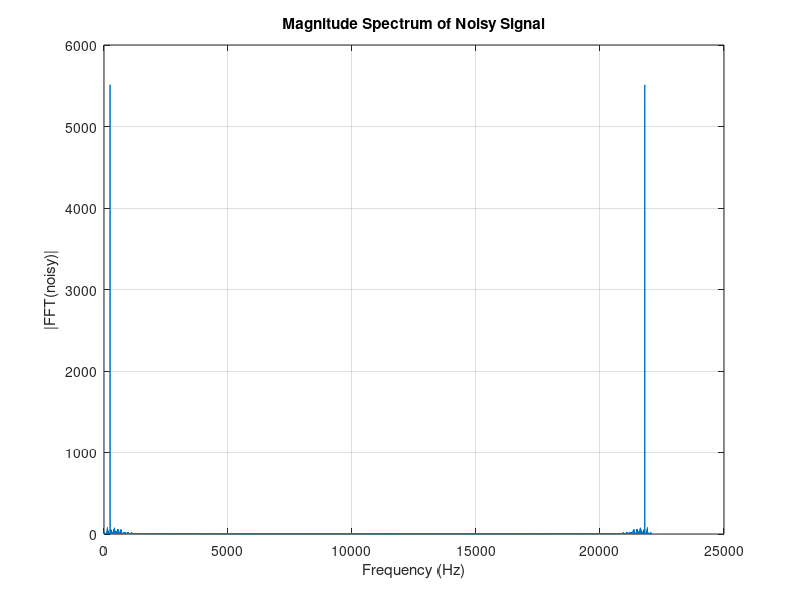

This figure's MATLAB source: (Note: this script raises an error after producing the figure.)

% =====================================================================
% Audio signal processing
%   - load a raw audio clip
%   - add noise and inspect its frequency content
%   - design and apply a band-stop filter to remove a noise tone
%   - apply a chorus effect
% =====================================================================
function audio = process_audio()


  if exist('Audio.mat', 'file') == 2 ... 
        && exist('signals.mat', 'file') == 2 

        load('Audio.mat', 'audioRaw') 
        load('signals.mat', 'n1') 


        % raw input audio 
        audio.input = audioRaw;

        % Corrupting clean signal adding  noise vector
        audio.noisy = audioRaw + n1;

        % Transforming noisy signal into the frequency domain
        audio.noisyFFT = fft(audio.noisy);

        % Plot of magnitude spectrum across the audible band up to 22050 Hz
        figure;
        f = linspace(0, 22050, length(audio.noisyFFT));
        plot(f, abs(audio.noisyFFT));
        grid on;
        title('Magnitude Spectrum of Noisy Signal');
        xlabel('Frequency (Hz)');
        ylabel('|FFT(noisy)|');

        % The two largest spectral peaks (revealing the noise tone)
        [~, maxIdx] = maxk(abs(audio.noisyFFT), 2);

        % The frequency and magnitude at those peak locations
        maxFreq = f(maxIdx);
        maxMag  = abs(audio.noisyFFT(maxIdx));

        % label the peaks on the plot
        hold on;
        plot(maxFreq, maxMag, '.');
        text(maxFreq, maxMag, ...
            arrayfun(@(x) sprintf(' %.2f Hz', x), maxFreq, 'UniformOutput', false));
        legend('Magnitude Spectrum', 'Top Peaks');
        hold off;


        % ----- Band-stop FIR filter to remove the noise tone -----

        Fs      = 22050;   % Sampling frequency (Hz)
        fNoise  = 245;     % Centre frequency of the noise to remove (Hz)
        bw      = 25;      % Width of the stop band around the noise (Hz)

        % normalised to the Nyquist frequency (Fs/2).
        audio.filterCoeffs = fir1(50001, [(fNoise - bw/2), (fNoise + bw/2)] / (Fs/2), 'stop');

        % Filter's frequency response  
        figure;
        freqz(audio.filterCoeffs, 1, 4096, Fs);
        title('Magnitude of FIR Filter against Frequency');
        xlim([0.2 0.3]);   % Zoom in around the stop band for clarity

        % The stop-band edges
        xline(0.231, '--', 'Color', 'red', 'LineWidth', 1.5);
        xline(0.259, '--', 'Color', 'red', 'LineWidth', 1.5);
        text(0.262, -10, 'Stopband 231 Hz to 259 Hz');

        % The -3 dB cut-off points
        yline(-3, '--', 'Color', 'green', 'LineWidth', 1.5);
        xline(0.2318, '--', 'Color', 'green', 'LineWidth', 1.5);
        xline(0.258, '--', 'Color', 'green', 'LineWidth', 1.5);
        text(0.2, -15, 'Frequency Cut off at 232 Hz');
        text(0.2, -5,  'Frequency Cut off at -3 dB');
        text(0.262, -25, 'Frequency Cut off at 258 Hz');

        % Applying the filter to the noisy audio
        audio.filtered = filter(audio.filterCoeffs, 1, audio.noisy);

        % Overlay the noisy and filtered signals for comparison
        figure;
        plot(audio.noisy, 'b', 'DisplayName', 'Noisy Signal');
        hold on;
        plot(audio.filtered, 'r', 'DisplayName', 'Filtered Signal');
        hold off;
        title('Noisy and Filtered Signals');
        xlabel('Sample');
        ylabel('Amplitude');
        legend('Location', 'best');
        grid on;

        % ----- Applying a chorus effect -----
        
        % A chorus mixes the original signal with delayed copies of itself,
        % where the delays vary slowly over time to thicken the sound.

        gain1     = 0.51;  % Mix level of the first delayed copy
        gain2     = 0.3;   % Mix level of the second delayed copy
        baseDelay1 = 628;  % Base delay of the first copy (samples)
        baseDelay2 = 849;  % Base delay of the second copy (samples)
        modFreq   = 2.2;   % Rate at which the delays are modulated (Hz)

        % Input signal and its length
        x = audio.input;
        N = length(x);

        % Output buffer, same size as the input
        y = zeros(size(x));

        % Process the signal one sample at a time
        for n = 1:N
            % Slowly varying delays produce the characteristic chorus sweep
            delay1 = round(baseDelay1 + 5  * sin(2 * pi * modFreq * n));
            delay2 = round(baseDelay2 + 10 * sin(2 * pi * modFreq * n + pi/2));

            % Sample indices of the delayed copies
            idx1 = n - delay1;
            idx2 = n - delay2;

            % Start with the current (dry) sample
            y(n) = x(n);

            % Add each delayed copy only if its index is valid (>0)
            if idx1 > 0
                y(n) = y(n) + gain1 * x(idx1);
            end
            if idx2 > 0
                y(n) = y(n) + gain2 * x(idx2);
            end
        end

        % Store the chorus-processed audio
        audio.chorus = y;

        % Compare original vs processed signal on stacked subplots
        figure;
        subplot(2, 1, 1);
        plot(x);
        title('Original Signal');
        xlabel('Sample Index');
        ylabel('Amplitude');

        subplot(2, 1, 2);
        plot(y);
        title('Chorus Processed Signal');
        xlabel('Sample Index');
        ylabel('Amplitude');

        % Overlay both signals on one axis
        figure;
        hold on;
        grid on;
        plot(y);
        plot(x);
        title('Chorus Effect');
        legend('Chorus Processed Signal', 'Original Signal');
        xlabel('Sample Index');
        ylabel('Amplitude');

    end

end


% =====================================================================
% Filter design
%   - Chebyshev Type II band-stop filter to reject interference tone
%   - Plot of filter's magnitude and phase responses
% =====================================================================

function filt = design_filter()

    % Pre-allocate outputs
    filt.order = [];
    filt.a = [];
    filt.b = [];

    % ----- Design the band-stop filter -----

    fo = 1850;  % Frequency of the interference to reject (Hz)
    fs = 7500;  % Sampling frequency (Hz)
    Rs = 35;    % Required stop-band attenuation (dB)
    Rp = 0.7;   % Allowed pass-band ripple (dB)
    bw = 100;   % Width of the stop band (Hz)

    % Derived frequency edges, normalised to the Nyquist frequency
    nyquist = fs / 2;                 % Highest representable frequency
    f1 = fo - bw/2;                   % Lower stop-band edge
    f2 = fo + bw/2;                   % Upper stop-band edge
    wp = [f1 - 5, f2 + 5] / nyquist;  % Pass-band edges (just outside stop band)
    ws = [f1, f2] / nyquist;          % Stop-band edges

    % Compute the minimum filter order that meets the specifications
    [N, Wn] = cheb2ord(wp, ws, Rp, Rs);
    filt.order = N;

    % Design the Chebyshev Type II band-stop filter coefficients
    [b, a] = cheby2((N+1)/2, Rs, Wn, 'stop');
    filt.a = a;
    filt.b = b;

    % ----- Plot the frequency response -----

    % Evaluate the response at 1024 points, scaled to real frequencies in Hz
    [H, f] = freqz(filt.b, filt.a, 1024, fs);

    figure;

    % Magnitude response (top)
    subplot(2, 1, 1);
    plot(f, 20*log10(abs(H)), 'b');   % Convert magnitude to dB
    title('Magnitude Response of Chebyshev Filter');
    xlabel('Frequency (Hz)');
    ylabel('Magnitude (dB)');
    grid on;
    xlim([1600, 2100]);
    ylim([-70, 5]);

    % Annotate the required stop-band attenuation level
    yline(-35, '--', 'Color', 'green');
    text(2000, -35, 'Frequency Attenuation at -35 dB');

    % Annotate the interference frequency
    xline(1850, '--', 'Color', 'black');
    text(1820, 2, 'fo = 1850 Hz');

    % Annotate the pass-band ripple limit
    yline(-0.7, '--', 'Color', 'green');
    text(500, -2, 'Maximum Pass Band at -0.7 dB');

    % Annotate the stop-band edges
    xline(1780, '--', 'Color', 'red');
    xline(1919, '--', 'Color', 'red');
    text(1900, -23, 'Stopbands at 1780 Hz and 1919 Hz');

    % Phase response (bottom)
    subplot(2, 1, 2);
    plot(f, angle(H) * (180 / pi), 'b');   % Convert phase from radians to degrees
    title('Phase Response of Chebyshev Filter');
    xlabel('Frequency (Hz)');
    ylabel('Phase (degrees)');
    grid on;
    xlim([0, fs/2]);

end


% =====================================================================
% Estimating an unknown signal
%   Fit a known model (a sum of decaying/oscillating components) to noisy
%   sensor data using least squares, then compare the two in time and
%   frequency.
% =====================================================================
function est = estimate_signal()

    % Pre-allocate outputs
    est.model      = [];   % model/observation matrix
    est.params     = [];   % fitted parameters
    est.prediction = [];   % model prediction
    est.mse        = [];   % mean squared error
    est.dataFFT    = [];   % FFT of the measured data
    est.freqRange  = [];   % frequency axis
    est.predFFT    = [];   % FFT of the prediction

    % Only run if the signals data file is present
    if exist('lab_signals.mat', 'file') == 2
        load('lab_signals.mat', 'T')   % T = measured (noisy) data

        % ----- Build the model (observation) matrix -----

        Ts = 0.030;              % Time between samples (seconds)
        nSamples = length(T);    % Number of measurements

        % Time stamp for each sample, starting at t = 0
        t = (0:nSamples-1)' * Ts;

        % Each column is one basis function of the assumed signal model
        col1 = 1 - exp(-0.20 * t);                  % Rising exponential term
        col2 = exp(-0.29 * t) .* cos(32.72 * t);    % Decaying oscillation
        col3 = sin(81.16 * t);                      % Pure sinusoid

        % Stack the basis functions into the model matrix
        modelMatrix = [col1, col2, col3];
        est.model = modelMatrix;

        % ----- Fit the model parameters -----

        % Solve modelMatrix * params = T in the least-squares sense
        params = modelMatrix \ T;
        est.params = params;

        % ----- Reconstruct the signal from the fitted model -----
        prediction = modelMatrix * params;
        est.prediction = prediction;

        % ----- Measure the fit quality -----
        % Mean squared error between measured data and model prediction
        est.mse = mean((T - prediction).^2);

        % ----- Compare the spectra of data and prediction -----

        % FFT of the measured (noisy) data
        est.dataFFT = fft(T);

        % FFT of the reconstructed prediction
        est.predFFT = fft(prediction);

        % Build the frequency axis spanning [0, sample rate]
        Ts = 0.030;
        N = length(T);
        est.freqRange = linspace(0, 1/Ts, N);

        % Normalised magnitude spectra
        dataMag = abs(est.dataFFT) / N;
        predMag = abs(est.predFFT) / N;

        % Plot both magnitude spectra together
        figure;
        plot(est.freqRange, dataMag, 'b', 'LineWidth', 1.5, 'DisplayName', 'Noisy Sensor Data');
        hold on;
        plot(est.freqRange, predMag, 'r--', 'LineWidth', 1.5, 'DisplayName', 'Predicted Temperatures');
        title('Magnitude Spectra: Data vs Prediction', 'FontSize', 14);
        xlabel('Frequency (Hz)', 'FontSize', 12);
        ylabel('Magnitude', 'FontSize', 12);
        legend show;
        grid on;

        % Locate the three strongest peaks in each spectrum
        [dataPeaks, dataLoc] = findpeaks(dataMag, est.freqRange, 'SortStr', 'descend', 'NPeaks', 3);
        [predPeaks, predLoc] = findpeaks(predMag, est.freqRange, 'SortStr', 'descend', 'NPeaks', 3);

        % Label the peaks of the measured data
        for i = 1:length(dataPeaks)
            text(dataLoc(i), dataPeaks(i), ...
                sprintf('(%.2f Hz, %.4f)', dataLoc(i), dataPeaks(i)), ...
                'VerticalAlignment', 'bottom', 'Color', 'blue');
        end

        % Label the peaks of the predicted data
        for i = 1:length(predPeaks)
            text(predLoc(i), predPeaks(i), ...
                sprintf('(%.2f Hz, %.4f)', predLoc(i), predPeaks(i)), ...
                'VerticalAlignment', 'top', 'Color', 'red');
        end

    end

end
